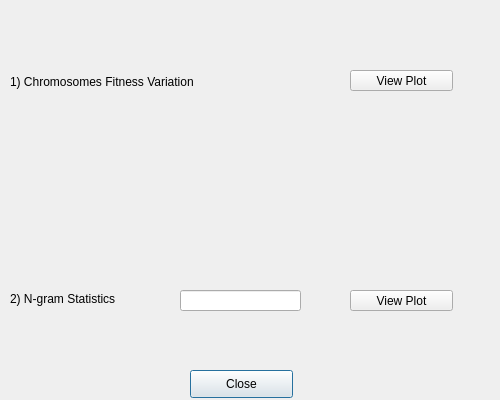
<?xml version="1.0" encoding="UTF-8"?>
<ui version="4.0">
 <class>Dialog_stats</class>
 <widget class="QDialog" name="Dialog_stats">
  <property name="geometry">
   <rect>
    <x>0</x>
    <y>0</y>
    <width>500</width>
    <height>400</height>
   </rect>
  </property>
  <property name="windowTitle">
   <string>Dialog</string>
  </property>
  <widget class="QPushButton" name="btn_close">
   <property name="geometry">
    <rect>
     <x>190</x>
     <y>370</y>
     <width>103</width>
     <height>28</height>
    </rect>
   </property>
   <property name="text">
    <string>Close</string>
   </property>
  </widget>
  <widget class="QLabel" name="label">
   <property name="geometry">
    <rect>
     <x>10</x>
     <y>73</y>
     <width>261</width>
     <height>18</height>
    </rect>
   </property>
   <property name="text">
    <string>1) Chromosomes Fitness Variation</string>
   </property>
  </widget>
  <widget class="QLabel" name="label_2">
   <property name="geometry">
    <rect>
     <x>10</x>
     <y>290</y>
     <width>151</width>
     <height>18</height>
    </rect>
   </property>
   <property name="text">
    <string>2) N-gram Statistics</string>
   </property>
  </widget>
  <widget class="QLineEdit" name="lineEdit">
   <property name="geometry">
    <rect>
     <x>180</x>
     <y>290</y>
     <width>121</width>
     <height>21</height>
    </rect>
   </property>
  </widget>
  <widget class="QPushButton" name="pushButton">
   <property name="geometry">
    <rect>
     <x>350</x>
     <y>70</y>
     <width>103</width>
     <height>21</height>
    </rect>
   </property>
   <property name="text">
    <string>View Plot</string>
   </property>
  </widget>
  <widget class="QPushButton" name="pushButton_2">
   <property name="geometry">
    <rect>
     <x>350</x>
     <y>290</y>
     <width>103</width>
     <height>21</height>
    </rect>
   </property>
   <property name="text">
    <string>View Plot</string>
   </property>
  </widget>
 </widget>
 <resources/>
 <connections>
  <connection>
   <sender>btn_close</sender>
   <signal>clicked()</signal>
   <receiver>Dialog_stats</receiver>
   <slot>close()</slot>
   <hints>
    <hint type="sourcelabel">
     <x>271</x>
     <y>285</y>
    </hint>
    <hint type="destinationlabel">
     <x>387</x>
     <y>242</y>
    </hint>
   </hints>
  </connection>
 </connections>
</ui>
